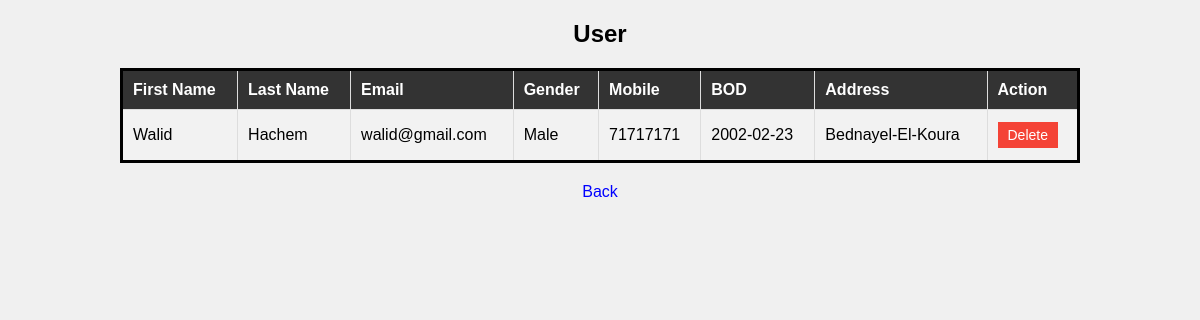
The app's page /DisplayUser.php with its own data.
### tables this page shows
CREATE TABLE `user` (
  `user_id` int(11) NOT NULL,
  `first_name` varchar(50) DEFAULT NULL,
  `last_name` varchar(50) DEFAULT NULL,
  `email` varchar(100) DEFAULT NULL,
  `gender` enum('Male','Female','Other') DEFAULT NULL,
  `mobile` varchar(20) DEFAULT NULL,
  `bod` date DEFAULT NULL,
  `username` varchar(50) DEFAULT NULL,
  `password` varchar(50) DEFAULT NULL,
  `address` varchar(255) DEFAULT NULL
);

### DisplayUser.php (the view, shortened to what this page needs)
<!DOCTYPE html>
<html lang="en">
<head>
</head>
<body>
    <h2><center>User</center> </h2>
    <table>
        <tr>
            <th>First Name</th>
            <th>Last Name</th>
            <th>Email</th>
            <th>Gender</th>
            <th>Mobile</th>
            <th>BOD</th>
            <th>Address</th>
            <th>Action</th>
        </tr>
        <?php
        require 'connection.php';
        $query = "SELECT * FROM `user`";
        $result = mysqli_query($con, $query);
        while ($row = mysqli_fetch_array($result)) {
            echo "<tr>";
            echo "<td>" . $row["first_name"] . "</td>";
            echo "<td>" . $row["last_name"] . "</td>";
            echo "<td>" . $row["email"] . "</td>";
            echo "<td>" . $row["gender"] . "</td>";
            echo "<td>" . $row["mobile"] . "</td>";
            echo "<td>" . $row["bod"] . "</td>";
            echo "<td>" . $row["address"] . "</td>";
            echo "<td><button class='delete-btn' onclick='confirmDelete(" . $row["user_id"] . ")'>Delete</button></td>";
            echo "</tr>";
        }
        ?>
    </table>
    <a href="HomePage.php">Back</a>
</body>
</html>

### DisplayUser.php (style rules this page uses)
body { font-family: Arial, sans-serif; margin: 0; padding: 0; background-color: #f0f0f0; }
table { width: 80%; margin: 20px auto; border-collapse: collapse; background-color: #fff; border: 3px solid #000; }
th, td { padding: 10px; border: 1px solid #ddd; text-align: left; }
th { background-color: #333; color: #fff; }
tr:nth-child(even) { background-color: #f2f2f2; }
a { display: block; text-align: center; margin-top: 20px; text-decoration: none; color: blue; }
.delete-btn { background-color: #f44336; color: white; border: none; padding: 5px 10px; text-align: center; text-decoration: none; display: inline-block; font-size: 14px; margin: 2px 0; cursor: pointer; }

### records on screen
user: first_name "Walid", last_name "Hachem", email "walid@gmail.com", gender "Male", mobile "71717171", bod "2002-02-23", address "Bednayel-El-Koura"
